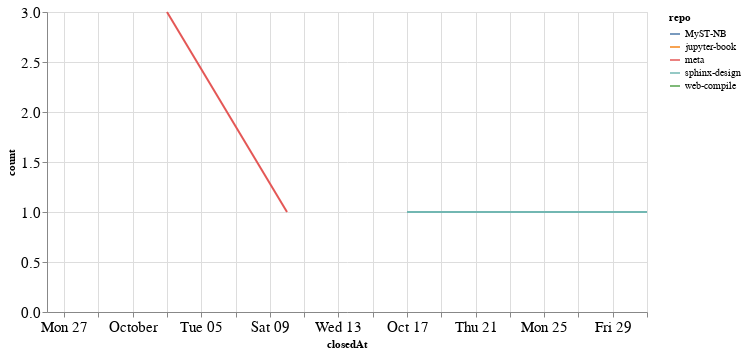

Source (notebook cell):
### Code cell
closed_by_time = closed_by.groupby('repo').resample('W', on='closedAt').count()['author'].reset_index()
closed_by_time = closed_by_time.rename(columns={'author': 'count'})

alt.Chart(closed_by_time, width=600).mark_line().encode(
    x='closedAt',
    y='count',
    color='repo',
    tooltip="repo"
)

### Figure 1 — Vega-Lite specification as saved in the notebook (floating-point values rounded to 4 significant figures)
{"config": {"axisLeft": {"labelFontSize": 15}, "axisBottom": {"labelFontSize": 15}}, "data": {"name": "data-b3a02b05be392569af3dd5540ffb7038"}, "mark": "line", "encoding": {"color": {"type": "nominal", "field": "repo"}, "tooltip": {"type": "nominal", "field": "repo"}, "x": {"type": "temporal", "field": "closedAt"}, "y": {"type": "quantitative", "field": "count"}}, "width": 600, "$schema": "https://vega.github.io/schema/vega-lite/v4.8.1.json", "datasets": {"data-b3a02b05be392569af3dd5540ffb7038": [{"repo": "MyST-NB", "closedAt": "2021-10-03T00:00:00", "count": 2}, {"repo": "jupyter-book", "closedAt": "2021-10-10T00:00:00", "count": 1}, {"repo": "meta", "closedAt": "2021-10-03T00:00:00", "count": 3}, {"repo": "meta", "closedAt": "2021-10-10T00:00:00", "count": 1}, {"repo": "sphinx-design", "closedAt": "2021-10-17T00:00:00", "count": 1}, {"repo": "sphinx-design", "closedAt": "2021-10-24T00:00:00", "count": 1}, {"repo": "sphinx-design", "closedAt": "2021-10-31T00:00:00", "count": 1}, {"repo": "web-compile", "closedAt": "2021-09-26T00:00:00", "count": 2}]}}
